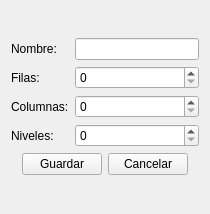
<?xml version="1.0" encoding="UTF-8"?>
<ui version="4.0">
 <class>ui_vitrina_agregar</class>
 <widget class="QWidget" name="ui_vitrina_agregar">
  <property name="geometry">
   <rect>
    <x>0</x>
    <y>0</y>
    <width>210</width>
    <height>214</height>
   </rect>
  </property>
  <property name="windowTitle">
   <string>Form</string>
  </property>
  <layout class="QGridLayout" name="gridLayout">
   <item row="0" column="0">
    <layout class="QGridLayout" name="gridLayout_2">
     <item row="0" column="0">
      <widget class="QLabel" name="label_24">
       <property name="text">
        <string>Nombre:</string>
       </property>
      </widget>
     </item>
     <item row="0" column="1">
      <widget class="QLineEdit" name="textAlias"/>
     </item>
     <item row="1" column="0">
      <widget class="QLabel" name="label_28">
       <property name="text">
        <string>Filas:</string>
       </property>
      </widget>
     </item>
     <item row="1" column="1">
      <widget class="QSpinBox" name="spinBoxFilas"/>
     </item>
     <item row="2" column="0">
      <widget class="QLabel" name="label_22">
       <property name="text">
        <string>Columnas:</string>
       </property>
      </widget>
     </item>
     <item row="2" column="1">
      <widget class="QSpinBox" name="spinBoxcolumnas"/>
     </item>
     <item row="3" column="0">
      <widget class="QLabel" name="label_23">
       <property name="text">
        <string>Niveles:</string>
       </property>
      </widget>
     </item>
     <item row="3" column="1">
      <widget class="QSpinBox" name="spinBoxniveles"/>
     </item>
     <item row="4" column="0" colspan="2">
      <layout class="QHBoxLayout" name="horizontalLayout">
       <item>
        <spacer name="horizontalSpacer_2">
         <property name="orientation">
          <enum>Qt::Horizontal</enum>
         </property>
         <property name="sizeHint" stdset="0">
          <size>
           <width>40</width>
           <height>20</height>
          </size>
         </property>
        </spacer>
       </item>
       <item>
        <widget class="QPushButton" name="guardar">
         <property name="text">
          <string>Guardar</string>
         </property>
        </widget>
       </item>
       <item>
        <widget class="QPushButton" name="cancelar">
         <property name="text">
          <string>Cancelar</string>
         </property>
        </widget>
       </item>
       <item>
        <spacer name="horizontalSpacer">
         <property name="orientation">
          <enum>Qt::Horizontal</enum>
         </property>
         <property name="sizeHint" stdset="0">
          <size>
           <width>40</width>
           <height>20</height>
          </size>
         </property>
        </spacer>
       </item>
      </layout>
     </item>
    </layout>
   </item>
  </layout>
 </widget>
 <resources/>
 <connections/>
</ui>
